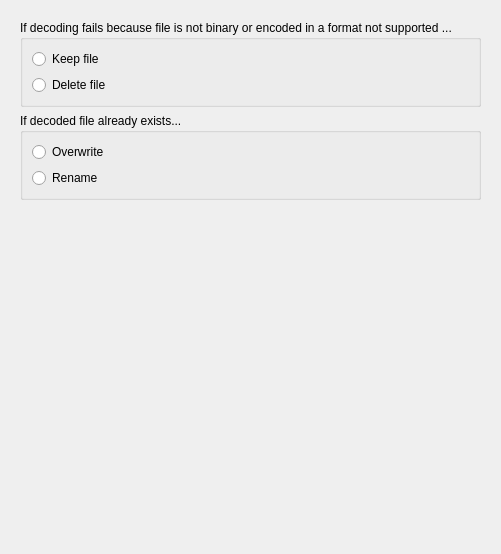
         <widget class="QWidget" name="decodeTab">
          <attribute name="icon">
           <iconset resource="quban.qrc">
            <normaloff>:/quban/images/fatCow/Newspaper-Link.png</normaloff>:/quban/images/fatCow/Newspaper-Link.png</iconset>
          </attribute>
          <attribute name="title">
           <string>Decode</string>
          </attribute>
          <layout class="QVBoxLayout" name="verticalLayout_22">
           <item>
            <widget class="QFrame" name="decodeFrame">
             <layout class="QVBoxLayout" name="verticalLayout_18">
              <item>
               <widget class="QGroupBox" name="groupBox_5">
                <property name="title">
                 <string>If decoding fails because file is not binary or encoded in a format not supported ...</string>
                </property>
                <layout class="QVBoxLayout" name="verticalLayout_4">
                 <item>
                  <widget class="QRadioButton" name="keepBtn">
                   <property name="text">
                    <string>Keep file</string>
                   </property>
                  </widget>
                 </item>
                 <item>
                  <widget class="QRadioButton" name="deleteBtn">
                   <property name="text">
                    <string>Delete file</string>
                   </property>
                  </widget>
                 </item>
                </layout>
               </widget>
              </item>
              <item>
               <widget class="QGroupBox" name="groupBox_6">
                <property name="title">
                 <string>If decoded file already exists...</string>
                </property>
                <layout class="QVBoxLayout" name="verticalLayout_17">
                 <item>
                  <widget class="QRadioButton" name="overwriteBtn">
                   <property name="text">
                    <string>Overwrite</string>
                   </property>
                  </widget>
                 </item>
                 <item>
                  <widget class="QRadioButton" name="renameBtn">
                   <property name="text">
                    <string>Rename</string>
                   </property>
                  </widget>
                 </item>
                </layout>
               </widget>
              </item>
              <item>
               <spacer name="spacer2">
                <property name="orientation">
                 <enum>Qt::Vertical</enum>
                </property>
                <property name="sizeType">
                 <enum>QSizePolicy::Expanding</enum>
                </property>
                <property name="sizeHint" stdset="0">
                 <size>
                  <width>20</width>
                  <height>334</height>
                 </size>
                </property>
               </spacer>
              </item>
             </layout>
            </widget>
           </item>
          </layout>
         </widget>
